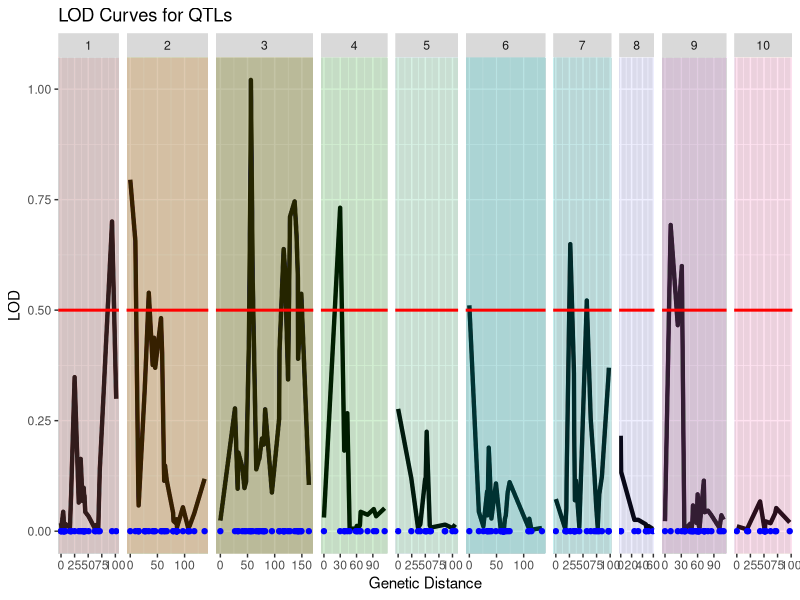

Generate this figure with R:
# root_qtl.R

# pick a threshold for the log scores
library(ggplot2)

setwd("~/Desktop/Lab/Maloof Lab/QTL_Visualization/")

qtl <- read.csv("chr_pos_lod_name.csv")

ggplot(qtl) +
  geom_line(aes(pos, lod), size = 1.5) +
  facet_grid(~ chr, scales = "free_x", space = "free_x") + 
  geom_rect(aes(fill = as.factor(chr)),xmin = -Inf,xmax = Inf, ymin = -Inf,ymax = Inf,alpha = 0.01) +
  geom_hline(yintercept = 0.50, color = "red", size = 1) +
  theme(legend.position = "none") +
  geom_point(aes(x = pos, y = 0), color = 'blue') +
  ggtitle("LOD Curves for QTLs") +
  xlab("Genetic Distance") +
  ylab("LOD")
